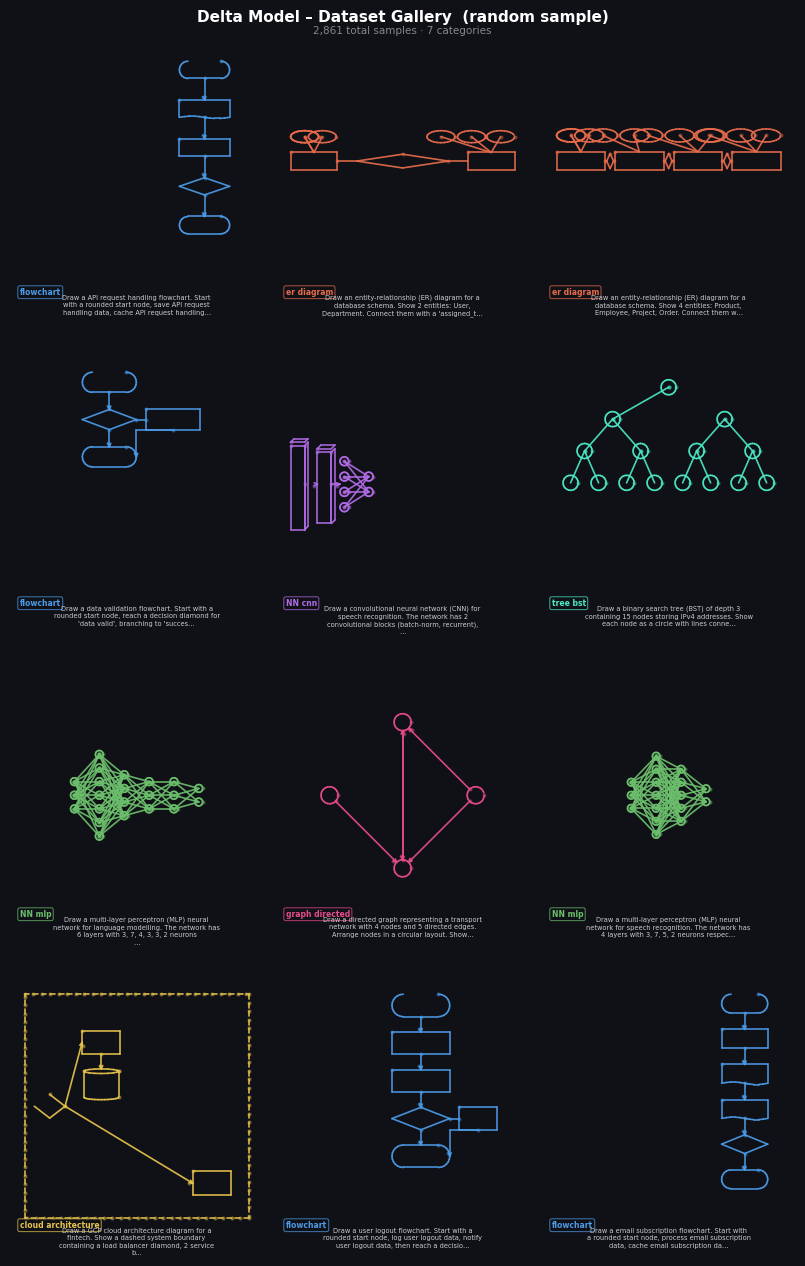

Write Python code to recreate this figure.
"""
gallery.py
==========
Renders an N×3 image gallery from the Delta Model dataset JSONL.
Each cell shows the reconstructed vector drawing + a squeezed prompt caption.

Usage
-----
  python gallery.py                                  # 4×3 grid, bench2.jsonl
  python gallery.py --jsonl my_dataset.jsonl --rows 6 --seed 42
  python gallery.py --jsonl delta_model_dataset.jsonl --rows 8 --out gallery.png
"""

import argparse
import json
import random
import textwrap

import matplotlib
import matplotlib.pyplot as plt
from matplotlib.collections import LineCollection

# ── category colour palette ───────────────────────────────────────────────
CAT_COLORS = {
    "flowchart":           "#4C9BE8",
    "er_diagram":          "#E86C4C",
    "neural_network_mlp":  "#6CBF6C",
    "neural_network_cnn":  "#B36CE8",
    "cloud_architecture":  "#E8C44C",
    "tree_bst":            "#4CE8C4",
    "graph_directed":      "#E84C8B",
}


# ── vector replay ─────────────────────────────────────────────────────────
def vectors_to_segments(vectors):
    """
    Replay the 6-D [dx,dy,w,p_down,p_up,p_end] action sequence.

    Returns
    -------
    draw_segs : list of ((x1,y1),(x2,y2)) for every p_down step
    lift_pts  : list of (x,y) for every pen-up teleport
    """
    draw_segs, lift_pts = [], []
    x = y = 0.0

    for vec in vectors:
        dx, dy, _w, p_down, p_up, p_end = vec
        nx, ny = x + dx, y + dy

        if p_up:
            lift_pts.append((nx, ny))
        elif p_down:
            draw_segs.append(((x, y), (nx, ny)))

        x, y = nx, ny
        if p_end:
            break

    return draw_segs, lift_pts


# ── render one diagram into an Axes ──────────────────────────────────────
def render_diagram(ax, sample):
    segs, lifts = vectors_to_segments(sample["vectors"])
    cat   = sample["category"]
    color = CAT_COLORS.get(cat, "#888888")

    ax.set_facecolor("#0F1117")
    ax.set_xlim(0, 1)
    ax.set_ylim(1, 0)       # flip y so canvas origin is top-left
    ax.set_aspect("equal")
    ax.axis("off")

    if segs:
        lc = LineCollection(
            segs, linewidths=1.2, colors=color,
            alpha=0.92, capstyle="round", joinstyle="round",
        )
        ax.add_collection(lc)

    # faint pen-lift scatter dots
    if lifts:
        ax.scatter([p[0] for p in lifts], [p[1] for p in lifts],
                   s=4, color=color, alpha=0.35, zorder=3)

    # category badge
    badge = cat.replace("_", " ").replace("neural network", "NN")
    ax.text(
        0.02, 0.03, badge,
        transform=ax.transAxes,
        fontsize=5.5, color=color, fontweight="bold",
        va="top", ha="left",
        bbox=dict(boxstyle="round,pad=0.25", fc="#0F1117",
                  ec=color, alpha=0.75, lw=0.7),
    )

    # build squeezed prompt string for the caption row
    short = textwrap.fill(sample["prompt"], width=48)[:130]
    if len(sample["prompt"]) > 130:
        short += "…"
    return short


# ── main gallery builder ──────────────────────────────────────────────────
def build_gallery(
    jsonl_file: str  = "bench2.jsonl",
    rows:        int  = 4,
    cols:        int  = 3,
    out_path:    str  = "gallery.png",
    seed:        int  = 7,
    dpi:         int  = 100,
    cell_px:     int  = 256,
):
    # ── load samples ──────────────────────────────────────────────────────
    random.seed(seed)
    all_samples = []
    with open(jsonl_file) as f:
        for line in f:
            all_samples.append(json.loads(line.strip()))

    n_needed = rows * cols

    # ensure variety: one from each category first
    by_cat: dict = {}
    for s in all_samples:
        by_cat.setdefault(s["category"], []).append(s)

    chosen = []
    for cat_samples in by_cat.values():
        chosen.append(random.choice(cat_samples))
        if len(chosen) == n_needed:
            break

    # fill remaining slots from the full pool
    pool = [s for s in all_samples if s not in chosen]
    random.shuffle(pool)
    chosen = (chosen + pool)[:n_needed]
    random.shuffle(chosen)

    # ── figure layout ─────────────────────────────────────────────────────
    fig_w = cols * (cell_px / dpi) + 0.3
    fig_h = rows * (cell_px / dpi + 0.55)

    fig = plt.figure(figsize=(fig_w, fig_h), dpi=dpi)
    fig.patch.set_facecolor("#0F1117")

    for idx, sample in enumerate(chosen):
        row, col = divmod(idx, cols)

        left   =  col       / cols
        bottom = (rows - row - 1) / rows          # matplotlib y goes up
        w_frac =  1.0 / cols
        h_diag = (cell_px / dpi) / fig_h
        h_cap  =  0.065 / rows

        # diagram axes
        ax_diag = fig.add_axes([
            left   + 0.008,
            bottom + h_cap + 0.005 / rows,
            w_frac - 0.016,
            h_diag - 0.01,
        ])
        prompt_text = render_diagram(ax_diag, sample)

        # caption axes
        ax_cap = fig.add_axes([
            left   + 0.008,
            bottom + 0.002,
            w_frac - 0.016,
            h_cap,
        ])
        ax_cap.axis("off")
        ax_cap.set_facecolor("#0F1117")
        ax_cap.text(
            0.5, 0.98, prompt_text,
            transform=ax_cap.transAxes,
            fontsize=4.8, color="#CCCCCC",
            va="top", ha="center", linespacing=1.3,
        )

    # title
    fig.text(0.5, 0.997,
             "Delta Model – Dataset Gallery  (random sample)",
             ha="center", va="top",
             fontsize=11, color="white", fontweight="bold")
    fig.text(0.5, 0.984,
             f"{len(all_samples):,} total samples · {len(by_cat)} categories",
             ha="center", va="top", fontsize=7.5, color="#888888")
    if out_path:
        plt.savefig(out_path, dpi=dpi, bbox_inches="tight",
                    facecolor=fig.get_facecolor())
        print(f"Saved → {out_path}  ({rows}×{cols} grid, {n_needed} samples)")
    else:
        plt.show()



# ── CLI ───────────────────────────────────────────────────────────────────
if __name__ == "__main__":
    build_gallery(
        jsonl_file="delta_model_dataset.jsonl",
        rows=3,
        cols=3,
        out_path=None,   # None → show inline
        seed=42
    )
